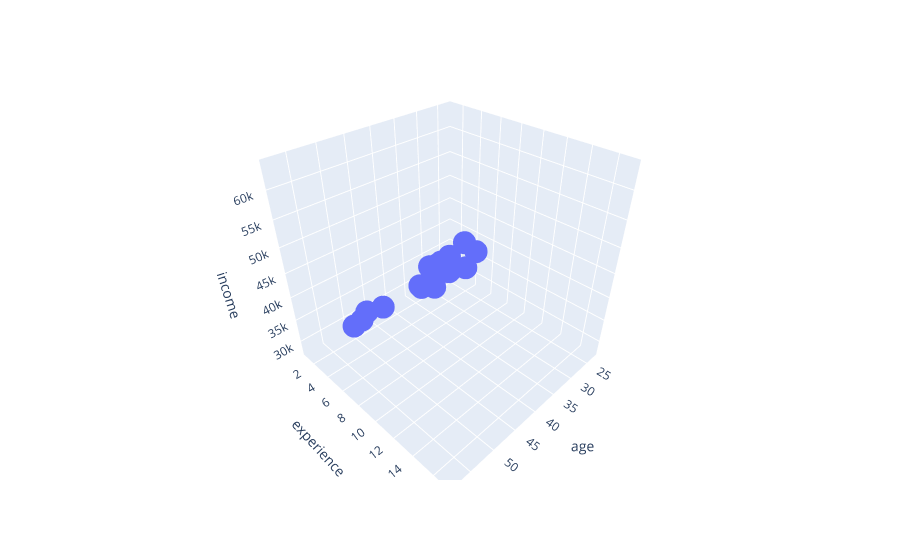

The notebook cell this image was saved under:
### Code cell
fig = px.scatter_3d(df, x='age', y='experience', z='income')

fig.show()

### Figure 1 — Plotly figure (JSON) as saved in the notebook; plotly's stock layout.template omitted (floating-point values rounded to 4 significant figures)
{"data": [{"hovertemplate": "age=%{x}<br>experience=%{y}<br>income=%{z}<extra></extra>", "legendgroup": "", "marker": {"color": "#636efa", "symbol": "circle"}, "mode": "markers", "name": "", "scene": "scene", "showlegend": false, "type": "scatter3d", "x": [25, 30, 47, 32, 43, 51, 28, 33, 37, 39, 29, 47, 54, 51, 44, 41, 58, 23, 44, 37], "y": [1, 3, 2, 5, 10, 7, 5, 4, 5, 8, 1, 9, 5, 4, 12, 6, 17, 1, 9, 10], "z": [30450, 35670, 31580, 40130, 47830, 41630, 41340, 37650, 40250, 45150, 27840, 46110, 36720, 34800, 51300, 38900, 63600, 30870, 44190, 48700]}], "layout": {"legend": {"tracegroupgap": 0}, "margin": {"t": 60}, "scene": {"domain": {"x": [0, 1], "y": [0, 1]}, "xaxis": {"title": {"text": "age"}}, "yaxis": {"title": {"text": "experience"}}, "zaxis": {"title": {"text": "income"}}}}}
